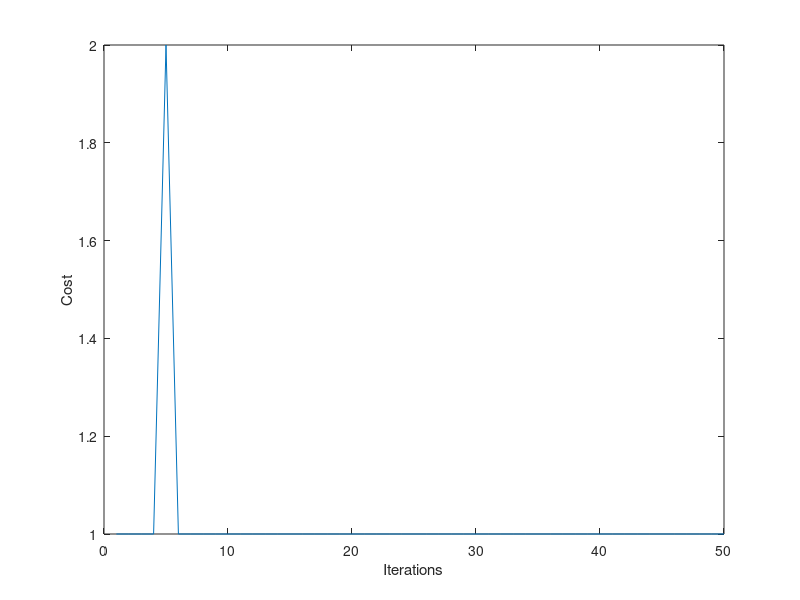

MATLAB code to generate this figure:
clc;
clear;

x = [0 1];
y = [1 0];
w = 0;
b = 0;
alpha = 0.1;
theta = 0.5;
iter = 50;
for k=1:iter
    for i=1:2
        a(i) = b + w*x(i);
        h(i) = (a(i) >= theta);
        if h(i) ~= y(i)
            w = w + alpha*y(i)*x(i);
            b = b + alpha*y(i);
        end
    end
    e(k) = sum((y-h).^2);
end
plot(e)
xlabel('Iterations')
ylabel('Cost')
                